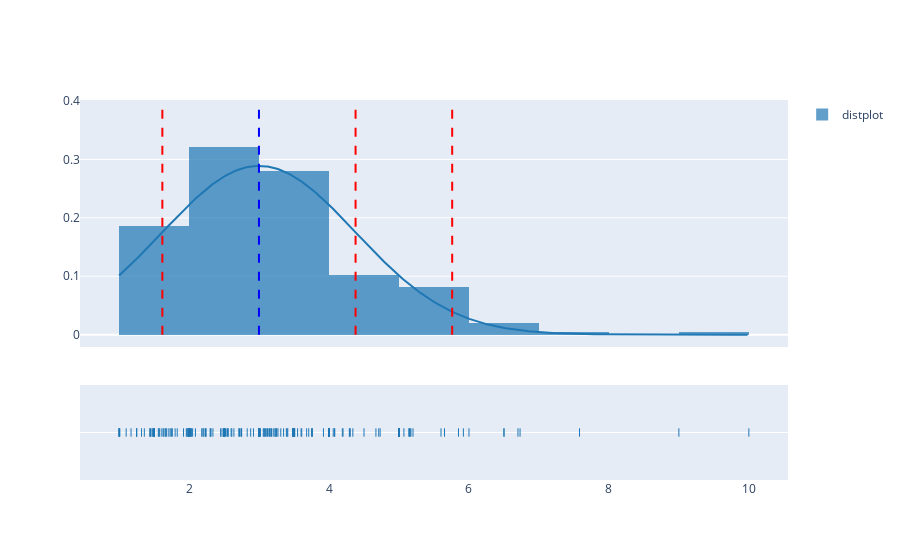

Notebook source saved alongside this figure:
### Code cell
mean_val = np.mean((df['tip']))
std_val = np.std((df['tip']))
mins_std_val = np.std((df['tip']))*-1
fig = ff.create_distplot([df['tip']], ['distplot'], curve_type='normal')
fig.add_shape(type='line',x0=mean_val,x1=mean_val,y0=0,y1=0.4,xref='x',yref='y',line=dict(color='blue', dash='dash'))
fig.add_shape(type='line',x0=mean_val+std_val,x1=mean_val+std_val,y0=0,y1=0.4,xref='x',yref='y',line=dict(color='red', dash='dash'))
fig.add_shape(type='line',x0=mean_val+(std_val + std_val),x1=mean_val+(std_val + std_val),y0=0,y1=0.4,xref='x',yref='y',line=dict(color='red', dash='dash'))
fig.add_shape(type='line',x0=mean_val-std_val,x1=mean_val-std_val,y0=0,y1=0.4,xref='x',yref='y',line=dict(color='red', dash='dash'))
fig.show()

### Figure 1 — Plotly figure (JSON) as saved in the notebook; plotly's stock layout.template omitted (floating-point values rounded to 4 significant figures; data arrays with more than 128 entries replaced by an {"elided": "..."} marker saying what was removed)
{"data": [{"autobinx": false, "histnorm": "probability density", "legendgroup": "distplot", "marker": {"color": "rgb(31, 119, 180)"}, "name": "distplot", "opacity": 0.7, "type": "histogram", "x": {"elided": "244 float values"}, "xaxis": "x", "xbins": {"end": 10, "size": 1, "start": 1}, "yaxis": "y"}, {"legendgroup": "distplot", "marker": {"color": "rgb(31, 119, 180)"}, "mode": "lines", "name": "distplot", "showlegend": false, "type": "scatter", "x": {"elided": "500 float values"}, "xaxis": "x", "y": {"elided": "500 float values"}, "yaxis": "y"}, {"legendgroup": "distplot", "marker": {"color": "rgb(31, 119, 180)", "symbol": "line-ns-open"}, "mode": "markers", "name": "distplot", "showlegend": false, "type": "scatter", "x": {"elided": "244 float values"}, "xaxis": "x", "y": {"elided": "244 str values"}, "yaxis": "y2"}], "layout": {"barmode": "overlay", "hovermode": "closest", "legend": {"traceorder": "reversed"}, "shapes": [{"line": {"color": "blue", "dash": "dash"}, "type": "line", "x0": 2.998, "x1": 2.998, "xref": "x", "y0": 0, "y1": 0.4, "yref": "y"}, {"line": {"color": "red", "dash": "dash"}, "type": "line", "x0": 4.379, "x1": 4.379, "xref": "x", "y0": 0, "y1": 0.4, "yref": "y"}, {"line": {"color": "red", "dash": "dash"}, "type": "line", "x0": 5.76, "x1": 5.76, "xref": "x", "y0": 0, "y1": 0.4, "yref": "y"}, {"line": {"color": "red", "dash": "dash"}, "type": "line", "x0": 1.617, "x1": 1.617, "xref": "x", "y0": 0, "y1": 0.4, "yref": "y"}], "xaxis": {"anchor": "y2", "domain": [0, 1], "zeroline": false}, "yaxis": {"anchor": "free", "domain": [0.35, 1], "position": 0}, "yaxis2": {"anchor": "x", "domain": [0, 0.25], "dtick": 1, "showticklabels": false}}}
